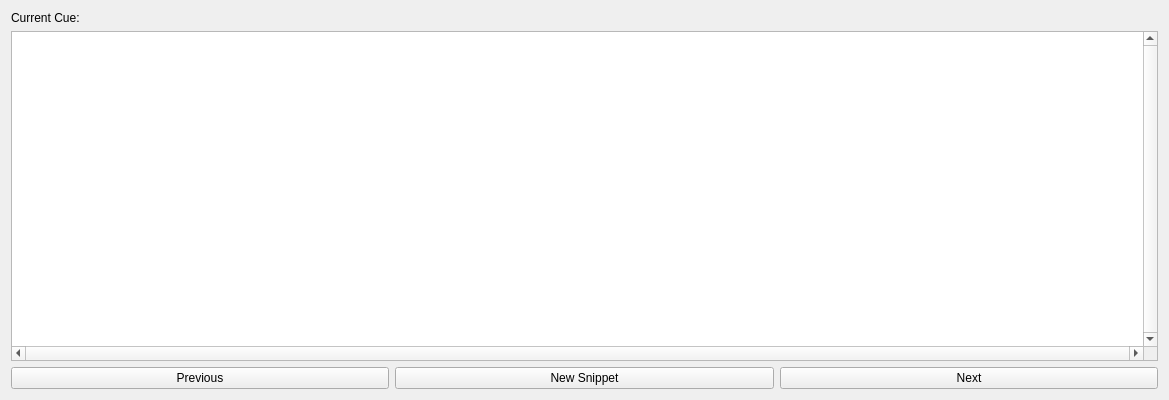
<?xml version="1.0" encoding="UTF-8"?>
<ui version="4.0">
 <class>Dialog</class>
 <widget class="QDialog" name="Dialog">
  <property name="geometry">
   <rect>
    <x>0</x>
    <y>0</y>
    <width>1169</width>
    <height>400</height>
   </rect>
  </property>
  <property name="windowTitle">
   <string>Dialog</string>
  </property>
  <layout class="QVBoxLayout" name="verticalLayout">
   <item>
    <widget class="QLabel" name="currentCue">
     <property name="text">
      <string>Current Cue: </string>
     </property>
    </widget>
   </item>
   <item>
    <widget class="QTableWidget" name="displayTable">
     <property name="verticalScrollBarPolicy">
      <enum>Qt::ScrollBarAlwaysOn</enum>
     </property>
     <property name="horizontalScrollBarPolicy">
      <enum>Qt::ScrollBarAlwaysOn</enum>
     </property>
     <property name="editTriggers">
      <set>QAbstractItemView::NoEditTriggers</set>
     </property>
     <property name="selectionMode">
      <enum>QAbstractItemView::SingleSelection</enum>
     </property>
     <property name="selectionBehavior">
      <enum>QAbstractItemView::SelectRows</enum>
     </property>
     <property name="textElideMode">
      <enum>Qt::ElideMiddle</enum>
     </property>
     <property name="rowCount">
      <number>0</number>
     </property>
     <attribute name="horizontalHeaderVisible">
      <bool>true</bool>
     </attribute>
     <attribute name="horizontalHeaderCascadingSectionResizes">
      <bool>false</bool>
     </attribute>
     <attribute name="horizontalHeaderDefaultSectionSize">
      <number>35</number>
     </attribute>
     <attribute name="horizontalHeaderHighlightSections">
      <bool>true</bool>
     </attribute>
     <attribute name="horizontalHeaderMinimumSectionSize">
      <number>35</number>
     </attribute>
     <attribute name="horizontalHeaderShowSortIndicator" stdset="0">
      <bool>false</bool>
     </attribute>
     <attribute name="horizontalHeaderStretchLastSection">
      <bool>false</bool>
     </attribute>
     <attribute name="verticalHeaderVisible">
      <bool>false</bool>
     </attribute>
     <attribute name="verticalHeaderHighlightSections">
      <bool>true</bool>
     </attribute>
     <attribute name="verticalHeaderMinimumSectionSize">
      <number>21</number>
     </attribute>
     <attribute name="verticalHeaderShowSortIndicator" stdset="0">
      <bool>false</bool>
     </attribute>
    </widget>
   </item>
   <item>
    <layout class="QHBoxLayout" name="horizontalLayout">
     <item>
      <widget class="QPushButton" name="previousCue">
       <property name="text">
        <string>Previous</string>
       </property>
       <property name="autoDefault">
        <bool>false</bool>
       </property>
      </widget>
     </item>
     <item>
      <widget class="QPushButton" name="newSnippetButton">
       <property name="text">
        <string>New Snippet</string>
       </property>
       <property name="autoDefault">
        <bool>false</bool>
       </property>
      </widget>
     </item>
     <item>
      <widget class="QPushButton" name="nextCue">
       <property name="text">
        <string>Next</string>
       </property>
       <property name="autoDefault">
        <bool>false</bool>
       </property>
      </widget>
     </item>
    </layout>
   </item>
  </layout>
 </widget>
 <resources/>
 <connections/>
</ui>
